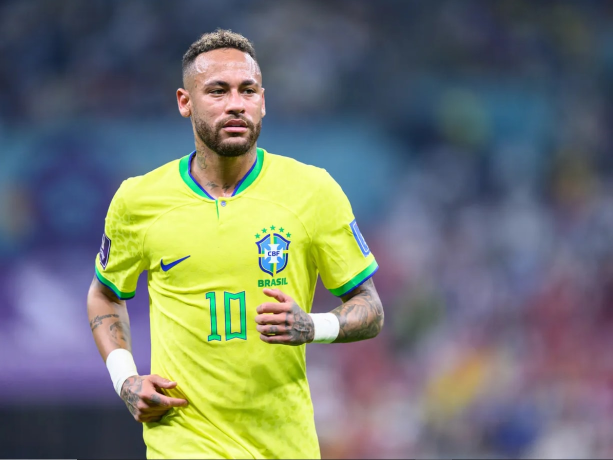
#> input picture Day_6_OpenCV_4/testing_images/player_image.jpeg, 1226 x 920 px (shown at 1/2 size)
$ python main.py
#> lines starting #> are read from the running program, lines starting #| are printed output that depends on the picture; after the words box and inside, x2 and y2 are one past the last pixel; in counts of white or black regions, pixels touching at a corner belong together
import os
import cv2
import numpy as np

image = cv2.imread(os.path.join(".","testing_images","player_image.jpeg"))
#> image is the input picture: shape (920, 1226, 3); mean B, G, R 111.6, 119.8, 114.1
image = cv2.resize(image , None , fx=0.4,fy=0.4)
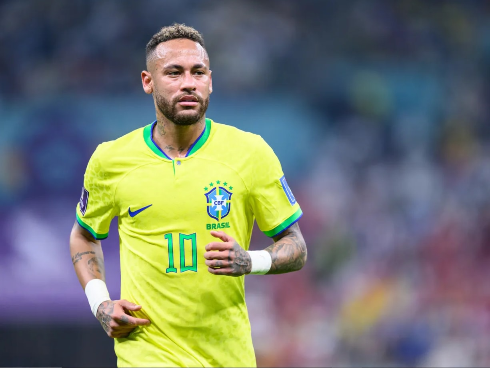
#> image: shape (368, 490, 3); mean B, G, R 111.6, 119.9, 114.1

canny_image = cv2.Canny(image , 100 , 200)
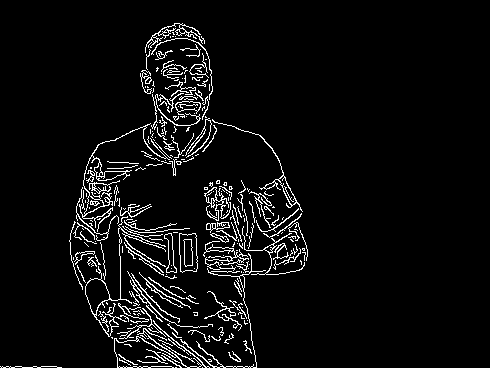
#> canny_image: shape (368, 490); 5.3% white in thin lines or dots, all inside (x1, y1, x2, y2) = (0, 23, 308, 368)
#100 is Threshold1 i.e Low Bound
#200 is Threshold2 i.e High Bound
#-> Pixel Ko Value 100 Bhanda Low huda It will be Ignore
#-> Pixel ko Value 200 Bhanda High huda It will be Strong Edge
#-> Pixel ko Value 100 & 200 ko Between Lie garda It will be Weak Edge.

#dilet le white edge ko thickness lai bold banaucha ajai
#kernel ko size either 3x3 huncha or 5x5
kernel = np.ones((3,3),np.uint8)
dilet_image = cv2.dilate(canny_image,kernel)
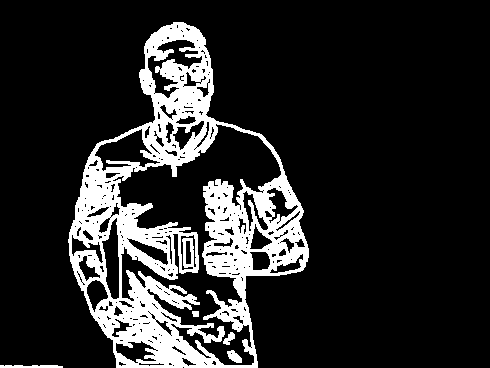
#> dilet_image: shape (368, 490); 16% white; 5 white regions, box (x1, y1, x2, y2) and area: (68, 22, 309, 368) 28364, (0, 365, 63, 368) 170, (227, 350, 242, 363) 121, (223, 332, 235, 345) 84, (192, 311, 199, 317) 39

#erosion is oppsoite of dilet
erosion_image = cv2.erode(dilet_image,kernel)
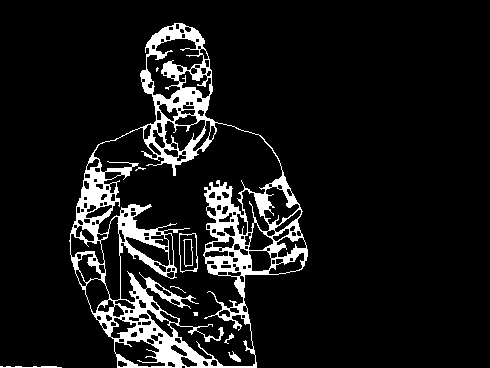
#> erosion_image: shape (368, 490); 9.4% white; 10 white regions (4 under 20 px), largest, box (x1, y1, x2, y2) and area: (69, 23, 308, 368) 16448, (179, 233, 198, 273) 127, (0, 366, 62, 368) 97, (183, 239, 193, 267) 70, (228, 351, 241, 362) 61, (224, 333, 234, 344) 34

cv2.imshow("Plyer Image",image)
cv2.imshow("Canny Edge Detection",canny_image)
cv2.imshow("Dilet Image",dilet_image)
cv2.imshow("Erosion Image",erosion_image)
cv2.waitKey(0)
cv2.destroyAllWindows()
